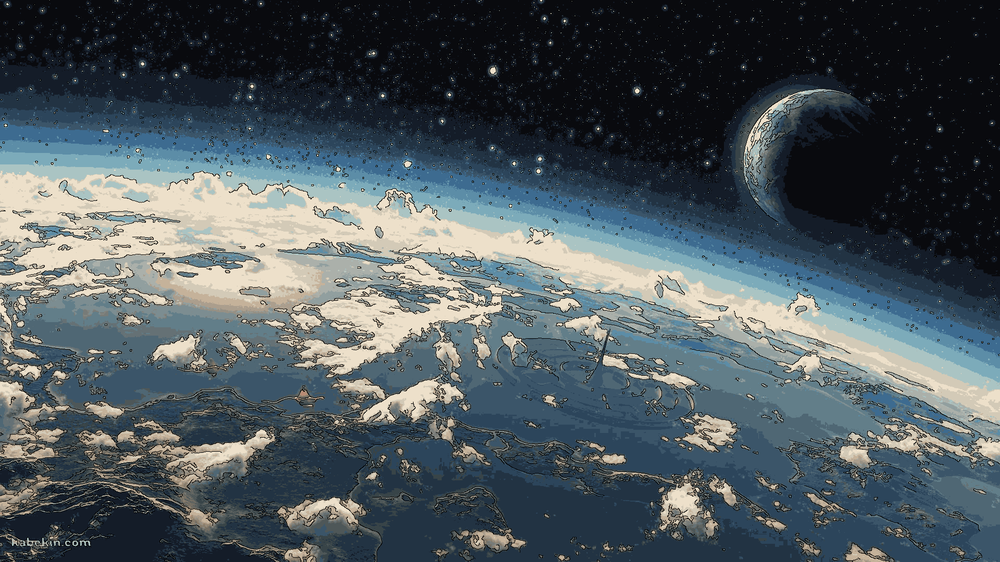
#> input picture src/images/image.png, 1000 x 562 px, shrunk from 1920 x 1080 before the run
$ python -i image_transform.py   (imports and definitions only)
#> lines starting #> are read from the running program, lines starting #| are printed output that depends on the picture
#> in image_transform, img is the input picture: shape (562, 1000, 3); mean B, G, R 93.3, 88, 77.3
# -*- coding: utf-8 -*-
import cv2
import numpy as np

# 減色処理


def sub_color(src, K):
    # 次元数を1落とす
    Z = src.reshape((-1, 3))

    # float32型に変換
    Z = np.float32(Z)

    # 基準の定義
    criteria = (cv2.TERM_CRITERIA_EPS + cv2.TERM_CRITERIA_MAX_ITER, 10, 1.0)

    # K-means法で減色
    ret, label, center = cv2.kmeans(
        Z, K, None, criteria, 10, cv2.KMEANS_RANDOM_CENTERS)

    # UINT8に変換
    center = np.uint8(center)

    res = center[label.flatten()]

    # 配列の次元数と入力画像と同じに戻す
    return res.reshape((src.shape))


def anime_filter(img, K):
    # グレースケール変換

#> called with K = 30
    gray = cv2.cvtColor(img, cv2.COLOR_BGRA2GRAY)
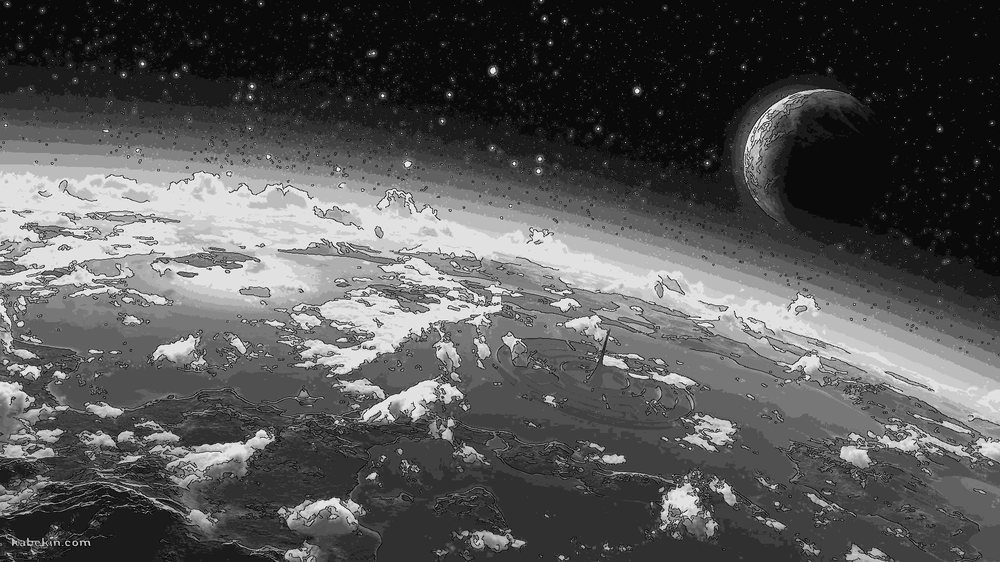
#> gray: shape (562, 1000); min 0, max 255, mean 85.4

    # ぼかしでノイズ低減
    edge = cv2.blur(gray, (3, 3))

    # Cannyアルゴリズムで輪郭抽出
    edge = cv2.Canny(edge, 50, 150, apertureSize=3)
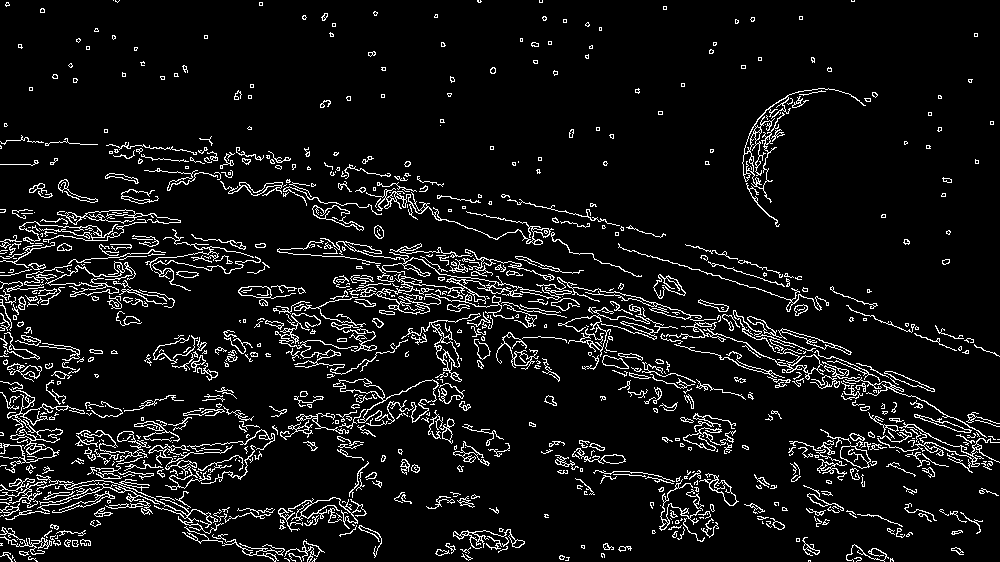
#> edge: shape (562, 1000); 7.6% white in thin lines or dots

    # 輪郭画像をRGB色空間に変換
    edge = cv2.cvtColor(edge, cv2.COLOR_GRAY2BGR)
#> edge: shape (562, 1000, 3); 7.6% white in thin lines or dots

    # 画像の領域分割
    img = sub_color(img, K)
#> in sub_color, `ret, label, center = cv2.kmeans( Z, K, None, criteria, 10, cv2.KMEANS_..`: ret = 48284894.4; center = 30 rows, first 8: [175.9, 154.2, 105.8], [160.9, 162, 149], [82.65, 69.26, 51.34], [129, 99.35, 61.04], [155.3, 124.8, 77.86], [144.9, 108.3, 62.2], [183.7, 202.9, 212.3], [166.9, 140.9, 92.11]
#> in sub_color, `center = np.uint8(center)`: center = 30 rows, first 8: [175, 154, 105], [160, 161, 149], [82, 69, 51], [128, 99, 61], [155, 124, 77], [144, 108, 62], [183, 202, 212], [166, 140, 92]

    # 差分を返す
    return cv2.subtract(img, edge)
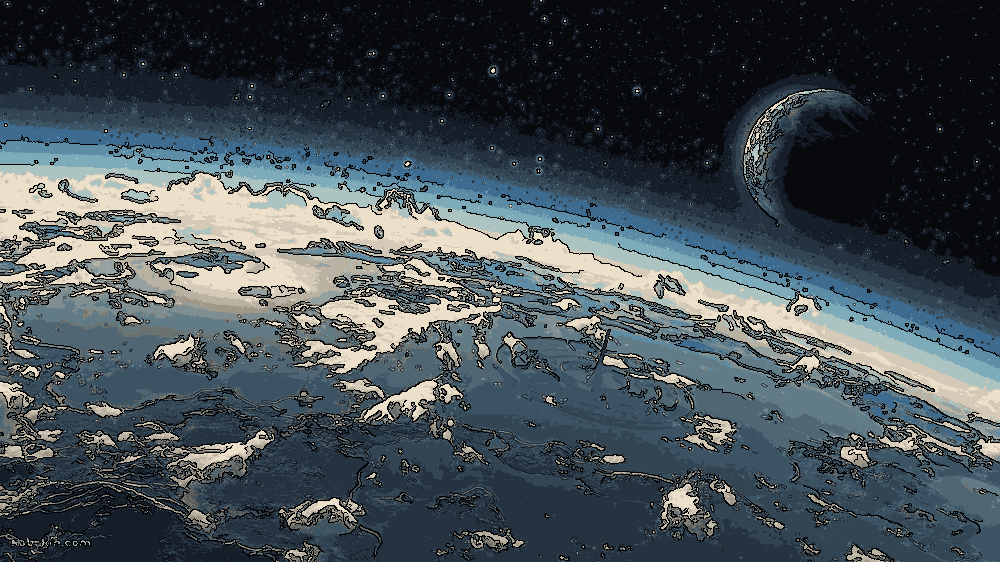
#> returned value: shape (562, 1000, 3); mean of channels 0, 1, 2 83, 77.6, 67.5; drawn as B, G, R


def image_transform(path):
    # 入力画像の読み込み
    img = cv2.imread(path)

    # 画像のアニメ絵化
    anime = anime_filter(img, 30)

    # 結果出力


    cv2.imwrite('./static/images/nigaoe/image_r.png', anime)

    print('./static/images/nigaoe/image_r.png')

# [2 lines not run here, left out]

>>> result = image_transform('../images/image.png')
